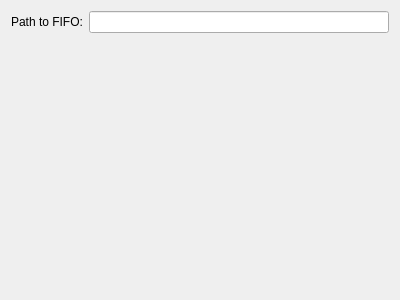
<?xml version="1.0" encoding="UTF-8"?>
<ui version="4.0">
 <class>FifoConfigView</class>
 <widget class="QWidget" name="FifoConfigView">
  <property name="geometry">
   <rect>
    <x>0</x>
    <y>0</y>
    <width>400</width>
    <height>300</height>
   </rect>
  </property>
  <property name="windowTitle">
   <string>FIFO Configuration Widget</string>
  </property>
  <layout class="QFormLayout" name="formLayout">
   <item row="0" column="0">
    <widget class="QLabel" name="label">
     <property name="text">
      <string>Path to FIFO:</string>
     </property>
    </widget>
   </item>
   <item row="0" column="1">
    <widget class="QLineEdit" name="fifoPathTextField"/>
   </item>
  </layout>
 </widget>
 <resources/>
 <connections/>
</ui>
